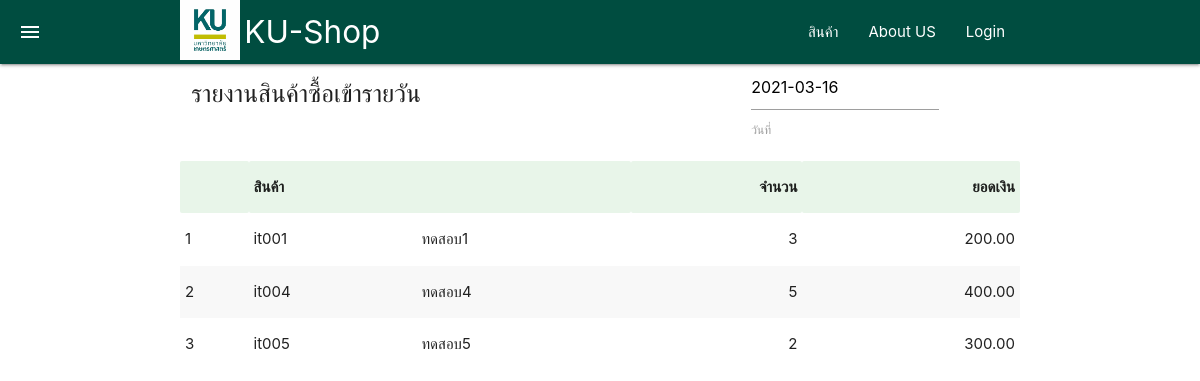
Screenshot of /rep_buy_daily.php?finddate=2021-03-16 with the database file from the repository.
### tables this page shows
CREATE TABLE `item` (
  `item_id` varchar(100) NOT NULL,
  `item_name` varchar(100) DEFAULT NULL,
  `item_price` float DEFAULT 0,
  `cur_stk` int(11) DEFAULT 0,
  `item_rem` text DEFAULT NULL,
  `item_img` varchar(3000) DEFAULT NULL
);

### rep_buy_daily.php (the view, shortened to what this page needs)
<?php
    include 'connector.php';
?>
<!DOCTYPE html>
<html lang="th">
<head>
    <link rel="stylesheet" href="css/materialize.min.css">
    <link rel="stylesheet" href="iconfont/material-icons.css">
</head>
<body>
    <?php
        include "menuheader.php";
    ?>
    <div class="container">
        <form action="rep_buy_daily.php" method="GET">
            <div class="row ">
                <h5 class="col s6 m6 l8">รายงานสินค้าซื้อเข้ารายวัน</h5>
                <div class="col s4 m4 l3">
                    <?php
                        if(isset($_GET['finddate']))
                            $finddate=$_GET['finddate'];
                        else
                            $finddate=date('Y-m-d');
                    ?>
                    <input type="text" name="finddate" id="finddate" value="<?=$finddate?>" class="datepicker" onchange="this.form.submit();">
                    <label for="finddate">วันที่</label>
                </div>
            </div>
        </form>
    </div>
    <div class="container" >
        <table class="striped highlight">
            <tr class="green lighten-5">
                <th></th>
                <th colspan="2">สินค้า</th>
                <th class="right-align">จำนวน</th>
                <th class="right-align">ยอดเงิน</th>
            </tr>
            <?php
                $sql_data = "   SELECT item.item_id,item.item_name,SUM(buy_item.qty) AS sQty,SUM(buy_item.price) AS sPrice
                                FROM buy LEFT JOIN buy_item ON buy.buy_id = buy_item.buy_id
                                        LEFT JOIN item ON buy_item.item_id = item.item_id
                                WHERE item.item_id IS NOT NULL
                                AND buy.buy_date = '".$_GET['finddate']."'
                                GROUP BY item.item_id,item.item_name
                                ORDER BY item.item_id ";
                $res_data = $db->query($sql_data);
                $j=0;
                while ($data_array = $res_data->fetch(PDO::FETCH_ASSOC))
                {
                    $j++;
                    ?>
                        <tr>
                            <td>
                                <?=$j?>
                            </td>
                            <td>
                                <?=$data_array['item_id']?>
                            </td>
                            <td>
                                <?=$data_array['item_name']?>
                            </td>
                            <td class="right-align">
                                <?=$data_array['sQty']?>
                            </td>
                            <td class="right-align">
                                <?=number_format($data_array['sPrice'],2)?>
                            </td>
                        </tr>
                    <?php
                }
            ?>
            </table>
    </div>
</body>
</html>

### rows the page displays
item: item_id "it001", item_name "ทดสอบ1", sQty "3", sPrice "200.00"
item: item_id "it004", item_name "ทดสอบ4", sQty "5", sPrice "400.00"
item: item_id "it005", item_name "ทดสอบ5", sQty "2", sPrice "300.00"
